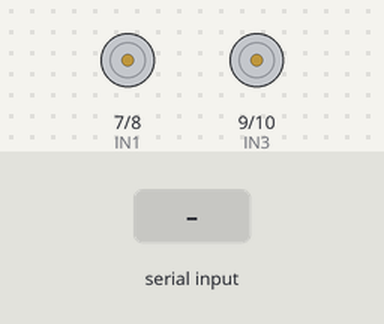
Simulated run of this sketch. Board: Arduino Uno, built with avr-gcc and run on an emulated ATmega328P. On the bench: motor-driver pin pairs drawn as motors (green arrow = first pin HIGH = forward, orange = second pin HIGH = backward, longer = more drive, scaled by the enable pin). The test bench sets the inputs (shaded band).

Above: at 1.2 s.
1.3 s: "+2+2" received over Serial
At 1.8 s:
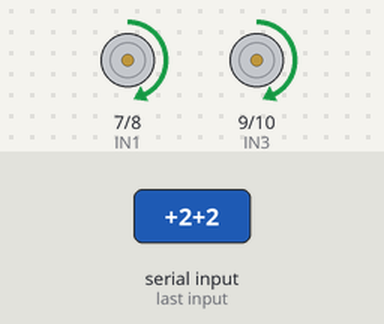
3.5 s: "-2-2" received over Serial
At 3.75 s:
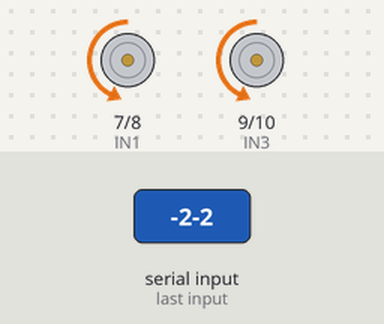
5.5 s: "+2+0" received over Serial
At 5.75 s:
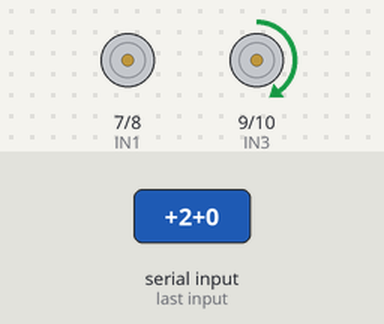
7.5 s: "-1+0" received over Serial
At 7.75 s:
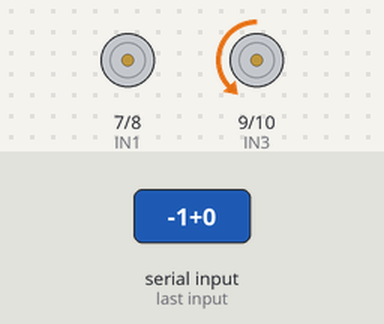
Timing chart, 0 to 10.5 s (numbered marks = the images above; inputs shaded):
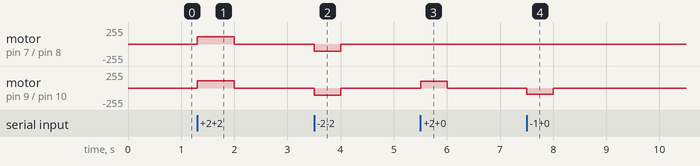

The sketch:

carrinho.ino
```cpp
#define IN1 7                       //Pinos motor A (Direita)
#define IN2 8                       //Pinos motor A (Direita)
#define IN3 9                       //Pinos motor B (Esquerda)
#define IN4 10                       //Pinos motor B (Esquerda)
#define ENA 5                      //Pino velocidade motor A (Enable A)
#define ENB 6                      //Pino velocidade motor B (Enable B)
#define V0 90            //Velocidade baixa
#define V1 100           //Velocidade média
#define V2 110            //Velocidade alta

char data[5] = "0123";
unsigned long t0 = 0;

void setup() {
  pinMode(IN1, OUTPUT);
  pinMode(IN2, OUTPUT);
  pinMode(IN3, OUTPUT);
  pinMode(IN4, OUTPUT);
  pinMode(ENA, OUTPUT);
  pinMode(ENB, OUTPUT);

  Serial.begin(9600);
  t0 = millis();
}

void loop() {
  if (Serial.available() > 3) {
    data[0] = Serial.read();
    data[1] = Serial.read();
    data[2] = Serial.read();
    data[3] = Serial.read();

    String command = String(data); // Para poder comparar
    delay(2);

    //Movimenta para frente
    if (command.equals("+2+2")) { // 22
      analogWrite(ENA, V2);
      analogWrite(ENB, V2);
      digitalWrite(IN1, HIGH);
      digitalWrite(IN2, LOW);
      digitalWrite(IN3, HIGH);
      digitalWrite(IN4, LOW);
    }
    else if (command.equals("+1+1")) { // 11
      analogWrite(ENA, V1);
      analogWrite(ENB, V1);
      digitalWrite(IN1, HIGH);
      digitalWrite(IN2, LOW);
      digitalWrite(IN3, HIGH);
      digitalWrite(IN4, LOW);
    }
    //Movimenta para trás
    else if (command.equals("-2-2")) { // -2-2
      analogWrite(ENA, V2);
      analogWrite(ENB, V2);
      digitalWrite(IN1, LOW);
      digitalWrite(IN2, HIGH);
      digitalWrite(IN3, LOW);
      digitalWrite(IN4, HIGH);
    }
    else if (command.equals("-1-1")) { // -1-1
      analogWrite(ENA, V1);
      analogWrite(ENB, V1);
      digitalWrite(IN1, LOW);
      digitalWrite(IN2, HIGH);
      digitalWrite(IN3, LOW);
      digitalWrite(IN4, HIGH);
    }
    //movimenta para direita
    else if (command.equals("+2+0")) { // 20
      analogWrite(ENB, V1);
      digitalWrite(IN1, LOW);
      digitalWrite(IN2, LOW);
      digitalWrite(IN3, HIGH);
      digitalWrite(IN4, LOW);
    }
    else if (command.equals("+1+0")) { // 10
      analogWrite(ENB, V0);
      digitalWrite(IN1, LOW);
      digitalWrite(IN2, LOW);
      digitalWrite(IN3, HIGH);
      digitalWrite(IN4, LOW);
    }
    else if (command.equals("-1+0")) { // -10
      analogWrite(ENB, V0);
      digitalWrite(IN1, LOW);
      digitalWrite(IN2, LOW);
      digitalWrite(IN3, LOW);
      digitalWrite(IN4, HIGH);
    }
    else if (command.equals("+2+1")) { // 21
      analogWrite(ENA, V0);
      analogWrite(ENB, V1);
      digitalWrite(IN1, HIGH);
      digitalWrite(IN2, LOW);
      digitalWrite(IN3, HIGH);
      digitalWrite(IN4, LOW);
    }
    else if (command.equals("-2-1")) { // -2-1
      analogWrite(ENA, V0);
      analogWrite(ENB, V1);
      digitalWrite(IN1, LOW);
      digitalWrite(IN2, HIGH);
      digitalWrite(IN3, LOW);
      digitalWrite(IN4, HIGH);
    }
    //movimenta para esquerda
    else if (command.equals("+0+2")) { // 02
      analogWrite(ENA, V1);
      digitalWrite(IN1, HIGH);
      digitalWrite(IN2, LOW);
      digitalWrite(IN3, LOW);
      digitalWrite(IN4, LOW);
    }
    else if (command.equals("+0+1")) { // 01
      analogWrite(ENA, V0);
      digitalWrite(IN1, HIGH);
      digitalWrite(IN2, LOW);
      digitalWrite(IN3, LOW);
      digitalWrite(IN4, LOW);
    }
    else if (command.equals("+0-1")) { // 0-1
      analogWrite(ENA, V0);
      digitalWrite(IN1, LOW);
      digitalWrite(IN2, HIGH);
      digitalWrite(IN3, LOW);
      digitalWrite(IN4, LOW);
    }
    else if (command.equals("+1+2")) { // 12
      analogWrite(ENA, V1);
      analogWrite(ENB, V0);
      digitalWrite(IN1, HIGH);
      digitalWrite(IN2, LOW);
      digitalWrite(IN3, HIGH);
      digitalWrite(IN4, LOW);
    }
    else if (command.equals("-1-2")) { // -1-2
      analogWrite(ENA, V1);
      analogWrite(ENB, V0);
      digitalWrite(IN1, LOW);
      digitalWrite(IN2, HIGH);
      digitalWrite(IN3, LOW);
      digitalWrite(IN4, HIGH);
    }
    //Sem movimento
    // else if(command.equals("+0+0")) {
    else {
      digitalWrite(IN1, LOW);
      digitalWrite(IN2, LOW);
      digitalWrite(IN3, LOW);
      digitalWrite(IN4, LOW);
    }
  }
  else if (millis() - t0 > 2000) { // 2 segundos
    digitalWrite(IN1, LOW);
    digitalWrite(IN2, LOW);
    digitalWrite(IN3, LOW);
    digitalWrite(IN4, LOW);

    t0 = millis();
  }
}
```

Measured:
- after the input at 1.3 s, motor on pin 7 (IN1) / pin 8 (IN2), motor on pin 9 (IN3) / pin 10 (IN4): stopped → forward 110/255 at once, → stopped 0.70 s later
- after the input at 3.5 s, motor on pin 7 (IN1) / pin 8 (IN2), motor on pin 9 (IN3) / pin 10 (IN4): stopped → backward 110/255 at once, → stopped 0.50 s later
- after the input at 5.5 s, motor on pin 9 (IN3) / pin 10 (IN4): stopped → forward 100/255 at once, → stopped 0.50 s later
- after the input at 7.5 s, motor on pin 9 (IN3) / pin 10 (IN4): stopped → backward 90/255 at once, → stopped 0.50 s later
